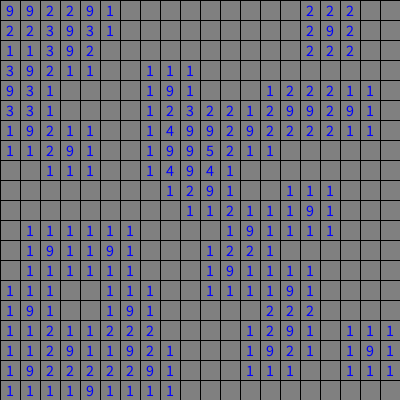
Frame 1 (no input)
Frame 60 (the mouse pressed at the canvas centre just before this capture): identical to frame 1, image omitted
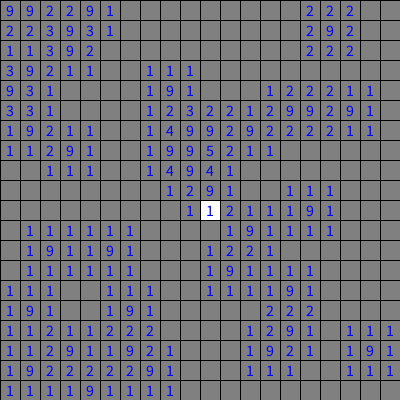
Frame 120 (the mouse held since frame 60 and released just before this capture)

The Processing sketch that drew these frames (run headless with seeded random() and noise(); from frame 60 on, the mouse is pressed at the canvas centre):

// Processing sketch: week12_05_minesweep_addOne_DFS_openAll_DFS
// ── week12_05_minesweep_addOne_DFS_openAll_DFS.pde
void openAll(int i , int j){
  if(i<0 || j<0 || i>=20 || j>=20) return; //範圍外,不處理
  if(open[i][j]==true) return; //已經開的,不處理
  
  //if(mine[i][j]!=0) return ; //0才開, 所以不是0就不開, 不處理
  
  open[i][j] = true;
  if(mine[i][j]==0){
    openAll(i-1,j);
    openAll(i,j-1);
    openAll(i,j+1);
    openAll(i+1,j);
  }
}
void addOne(int i, int j){
  if(i<0 || j<0 || i>=20 || j>=20) return; //範圍外,不處理
  if(mine[i][j]==9) return ; //都是地雷了, 就不用再+1
  mine[i][j]++;
}
void setup(){
  size(400,400);
  for(int k=0; k<40; k++){
    int i=int(random(20)), j=int(random(20));
    mine[i][j] = 9;
    addOne(i-1,j-1);
    addOne(i-1,j);
    addOne(i-1,j+1);
    addOne(i,j-1);
    addOne(i,j+1);
    addOne(i+1,j-1);
    addOne(i+1,j);
    addOne(i+1,j+1);
  }
}
boolean [][] open = new boolean[20][20]; //false
int [][] mine = new int[20][20]; //0
void draw(){
  for(int i=0; i<20; i++){
    for(int j=0; j<20; j++){
      if(open[i][j]) fill(255);
      else fill(128);
      rect(j*20, i*20, 20, 20);
      if(mine[i][j]==0) continue;
      
      textAlign(CENTER,CENTER);
      textSize(16); fill(0,0,255); text(""+mine[i][j], j*20+10, i*20+10);
    }
  }
}
void mousePressed(){
  int i = mouseY/20, j = mouseX/20;
  openAll(i,j);
}
